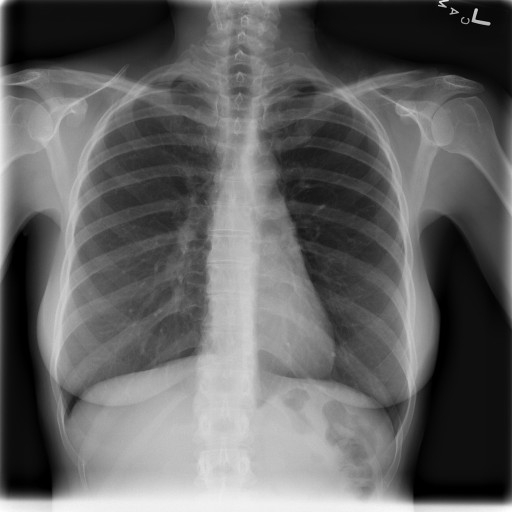
#> input picture chest_xray_1.png, 1024 x 1024 px (shown at 1/2 size)
$ jupyter execute identification.ipynb
#> lines starting #> are read from the running program, lines starting #| are printed output that depends on the picture
[cell 1]
import matplotlib.pyplot as plt
from skimage.io import imread, imshow
import numpy as np
import pandas as pd

[cell 2]
chest_xray_1 = imread('chest_xray_1.png')
#> chest_xray_1 is the input picture: shape (1024, 1024); min 0, max 255, mean 98.5
imshow(chest_xray_1)

[cell 3]
lung_x = [210,265]
lung_y = [380,430]

heart_x = [515,600]
heart_y = [600,650]

bone_x = [420,480]
bone_y = [720,755]

[cell 4]
plt.figure(figsize=(5,5))
plt.hist(chest_xray_1[bone_y[0]:bone_y[1],bone_x[0]:bone_x[1]].ravel(), bins = 256,color='green')
plt.hist(chest_xray_1[lung_y[0]:lung_y[1],lung_x[0]:lung_x[1]].ravel(),bins =256,color='blue')
plt.hist(chest_xray_1[heart_y[0]:heart_y[1],heart_x[0]:heart_x[1]].ravel(),bins=256,color='red')
plt.legend(['Bone','Lungs','Heart'])
plt.show()
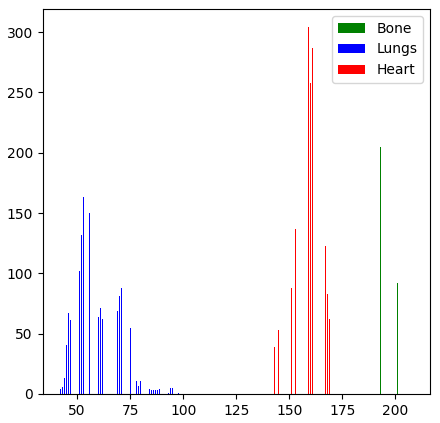
#> figure drawn by matplotlib, 1 panel; tallest bar 224 high, from x = 196 to 196.1; tallest bar 163 high, from x = 52.83 to 53.06; tallest bar 304 high, from x = 159 to 159.1

[cell 5]
chest_xray_2 = imread('chest_xray_2.png')
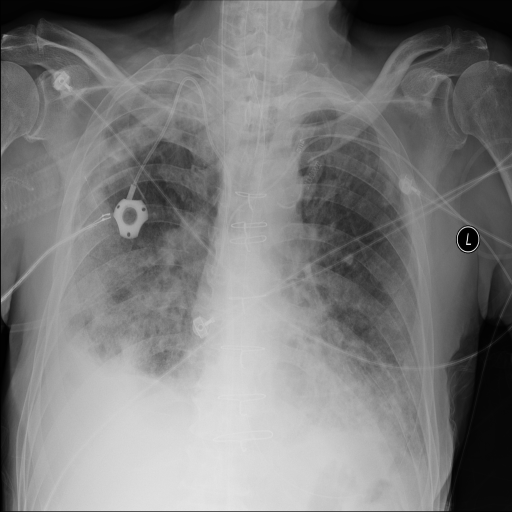
#> input picture chest_xray_2.png, 1024 x 1024 px (shown at 1/2 size)
#> chest_xray_2 is the input picture: shape (1024, 1024); min 0, max 255, mean 123.8
imshow(chest_xray_2)

[cell 6]
lung_x = [690,760]
lung_y = [500,560]

heart_x = [550,615]
heart_y = [750,800]

bone_x = [430,480]
bone_y = [770,810]

[cell 7]
plt.figure(figsize=(5,5))
plt.hist(chest_xray_2[bone_y[0]:bone_y[1],bone_x[0]:bone_x[1]].ravel(), bins = 256,color='green')
plt.hist(chest_xray_2[lung_y[0]:lung_y[1],lung_x[0]:lung_x[1]].ravel(),bins =256,color='blue')
plt.hist(chest_xray_2[heart_y[0]:heart_y[1],heart_x[0]:heart_x[1]].ravel(),bins=256,color='red')
plt.legend(['Bone','Lungs','Heart'])
plt.show()
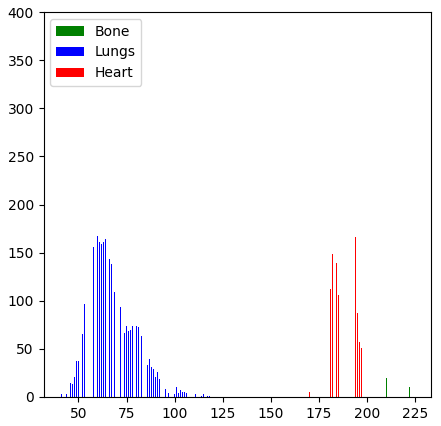
#> figure drawn by matplotlib, 1 panel; tallest bar 381 high, from x = 216 to 216; tallest bar 169 high, from x = 58.98 to 59.28; tallest bar 224 high, from x = 191.9 to 192

[cell 8]
mammo_left = imread('mamo_left.pgm')
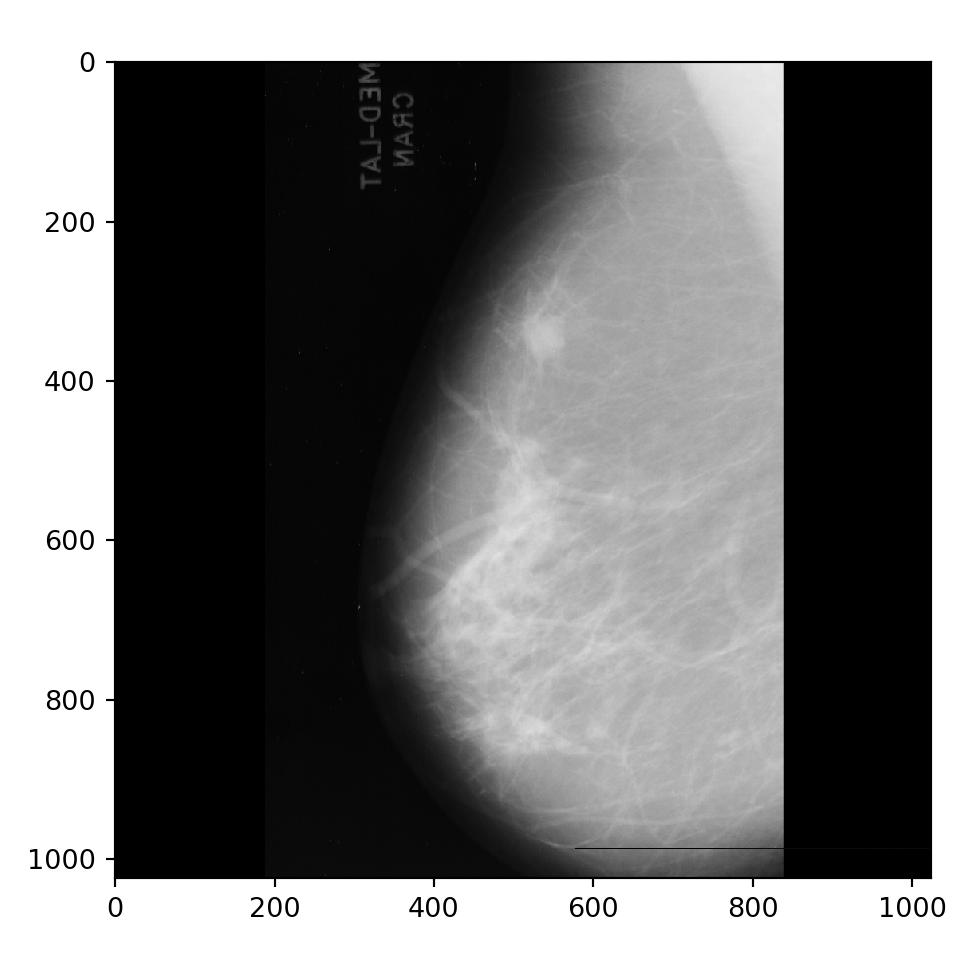
#> input picture mamo_left.pgm, 975 x 975 px
#> mammo_left is the input picture: shape (975, 975, 4); mean R, G, B, A 119.9, 119.9, 119.9, 255
mammo_right = imread('mamo_right.pgm')
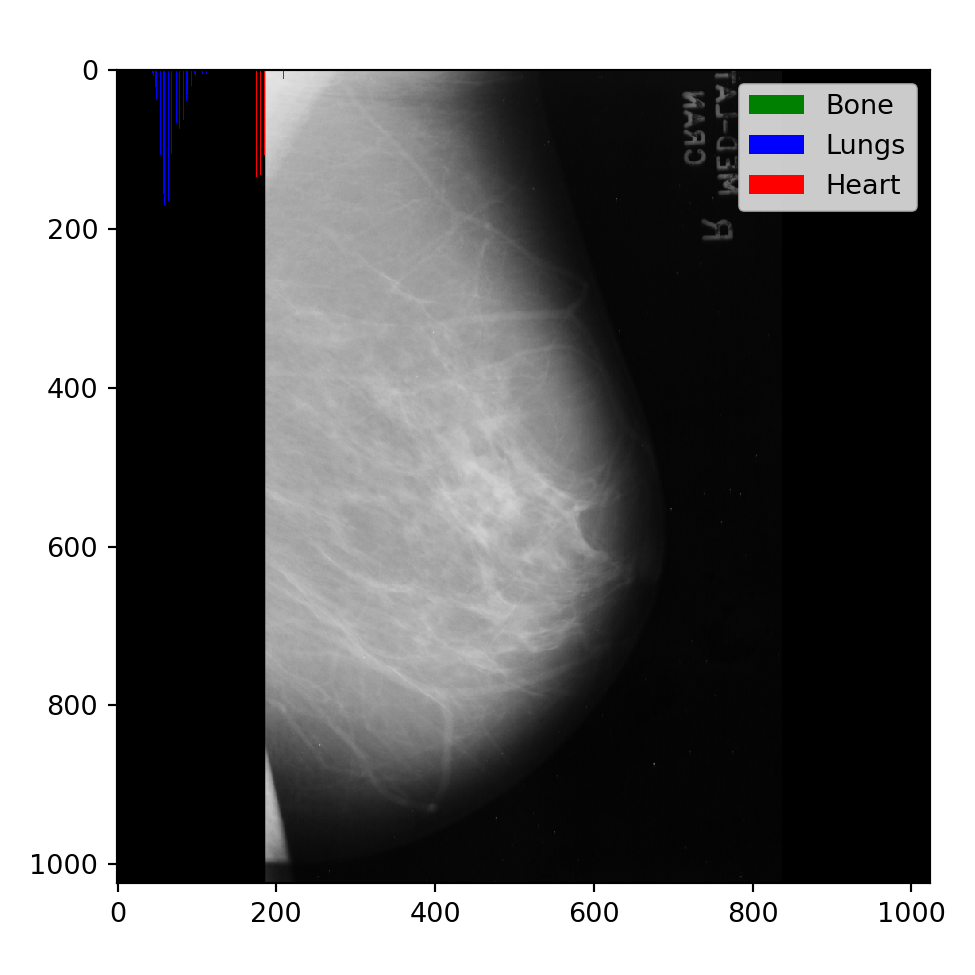
#> input picture mamo_right.pgm, 975 x 975 px
#> mammo_right is the input picture: shape (975, 975, 4); mean R, G, B, A 115.7, 115.5, 115.9, 255
imshow(mammo_left)

[cell 9]
tumor_x = [480,580]
tumor_y = [310,380]

[cell 10]
normal_x = [440,500]
normal_y = [300,360]

[cell 11]
plt.figure(figsize=(5,5))
plt.hist(mammo_left[tumor_y[0]:tumor_y[1],tumor_x[0]:tumor_x[1]].ravel(), bins = 256,color='red')
plt.hist(mammo_right[normal_y[0]:normal_y[1],normal_x[0]:normal_x[1]].ravel(),bins =256,color='blue')
plt.legend(['Tumor','Normal Tissue'])
plt.xlabel('intensity')
plt.ylabel('number of pixels')
plt.show()
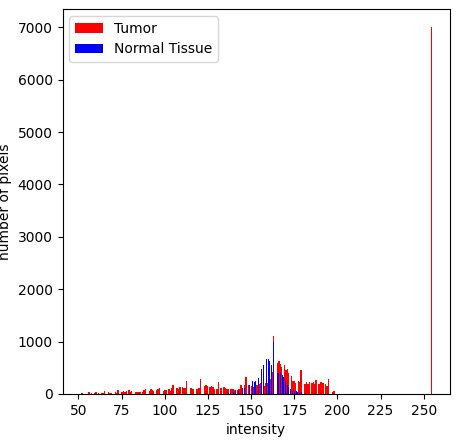
#> figure drawn by matplotlib, 1 panel; tallest bar 7000 high, from x = 254.2 to 255; tallest bar 3600 high, from x = 254.5 to 255
